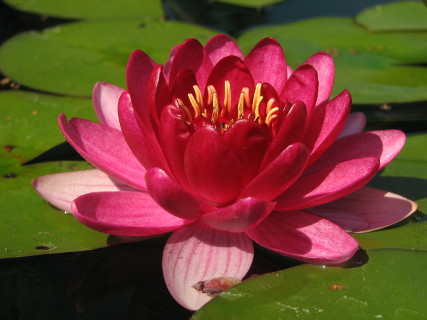
#> input picture lotus320.jpg, 427 x 320 px
$ python how_to_opencv.py
#> lines starting #> are read from the running program, lines starting #| are printed output that depends on the picture; after the words box and inside, x2 and y2 are one past the last pixel; in counts of white or black regions, pixels touching at a corner belong together
# kurze Einfuehrung in OpenCV
# siehe: https://www.youtube.com/watch?v=oXlwWbU8l2o

import cv2 as cv
import numpy as np
import matplotlib.pyplot as plt

#img =cv.imread('messi5.jpg', 0)
#testSnap = cv.imread('t2_Depth.png')
#cv.imshow('t2', testSnap[:,:,1])

# Bilder oeffnen und anzeigen
img = cv.imread('lotus320.jpg')
#> img is the input picture: shape (320, 427, 3); mean B, G, R 45.8, 67.9, 112.3
cv.imshow('flower', img)

# Edge detection
edg = cv.Canny(img, 100, 100)
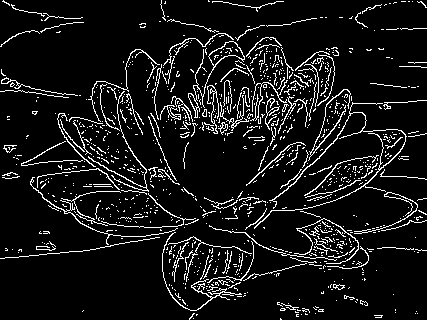
#> edg: shape (320, 427); 8.8% white in thin lines or dots
cv.imshow('edges', edg)

# Konvertierung in Grayscale
gray_img = cv.cvtColor(img, cv.COLOR_RGB2GRAY)
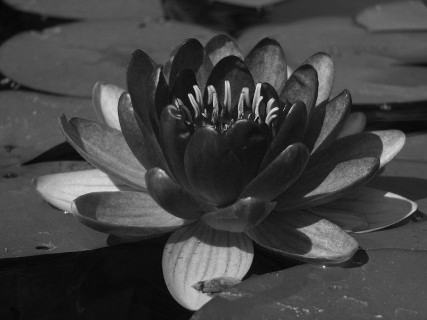
#> gray_img: shape (320, 427); min 4, max 245, mean 66.4
cv.imshow('gray', gray_img)

# filtern und neu skalieren
bin_img = np.where(gray_img<100, 0, gray_img)
cv.imshow('bin_img', bin_img)
# neu skalieren
#????

gray_edg = cv.Canny(gray_img, 100, 125)
#> gray_edg: shape (320, 427); 6% white in thin lines or dots
cv.imshow('gray_edg', gray_edg)

# blur
gray_img_blured = cv.GaussianBlur(gray_img, (3, 3), cv.BORDER_CONSTANT)
gray_edg_blured = cv.Canny(gray_img_blured, 100, 100)
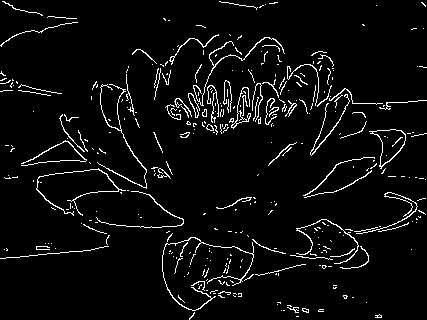
#> gray_edg_blured: shape (320, 427); 4.8% white in thin lines or dots
cv.imshow('gray_edg_blured', gray_edg_blured)

# [8 lines of commented-out code are left out]
contours, hierarchy = cv.findContours(gray_edg, cv.RETR_LIST, cv.CHAIN_APPROX_SIMPLE)
#> contours = 459 contours, 437 with area under 20; largest, box (x1, y1, x2, y2) and area: (21, 140, 95, 167) 678, (21, 141, 87, 166) 642, (188, 37, 285, 118) 512, (208, 41, 245, 66) 350, (168, 218, 369, 286) 180
# CHAIN_APPROX_SIMPLE: gibt nur die beiden Endpunkten einer Gerade aus, anstatt die einzelnen Punkten entlang der Gerade
print(len(contours), ' contours were found!')
#| 459  contours were found!
contour_img = img*0
#> contour_img: shape (320, 427, 3); every value is 0
mask = cv.drawContours(contour_img, contours, -1, (0, 0, 255), 2)
cv.imshow('contours', contour_img)

# Threshold
# https://docs.opencv.org/4.5.2/d7/d4d/tutorial_py_thresholding.html
cv.threshold(gray_img, 125, 255, cv.THRESH_BINARY)
# Gray image: 0 ist Schwarz, 255 ist Weiß
# THRESH_BINARY: entweder schwarz oder weiß
# THRESH_TRUNC: alle zu helle Stellen (große Grauwerte) werden zu einem Maximalwert gesetzt
# THRESH_TOZERO: alle zu dunklen Stellen werden schwarz
ret, thresh3 = cv.threshold(gray_img, 50, 255, cv.THRESH_TRUNC)
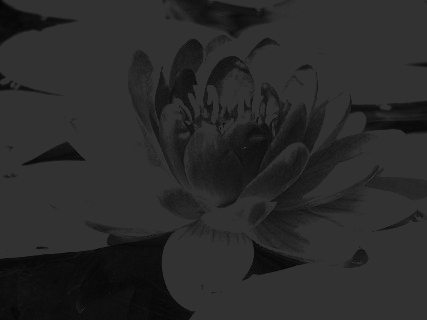
#> thresh3: shape (320, 427); min 4, max 50, mean 41.6
cv.imshow('TRUNC', thresh3)
ret, thresh4 = cv.threshold(gray_img, 127, 255, cv.THRESH_TOZERO)
# adaptive Thresholding
# ...


# Color Sapces
# BGR is the default open cv format
# cv.COLOR_GRAY2BGR: will change single channel image to 3-channel image.
# When converting color image to gray image, all color information will be gone and not recoverable!

# smoothing and bluring
# Gaussian
# Average
# Median Blur
median = cv.medianBlur(img, 5)
cv.imshow('median Blur', median)

# Bilateral: aehnlcih zu Gaussian. heißt bilateral, weil nicht nur Pixelwerte, aber auch Nachbarschaften werden berücksichtigt.
# https://en.wikipedia.org/wiki/Bilateral_filter
# eignet sich sehr gut zur Nois-Reduktion
bil = cv.bilateralFilter(img, 5, 15, 15)
cv.imshow('bilateral filter', bil)

# Masking
blank = gray_img*0
#> blank: shape (320, 427); every value is 0
myMask = cv.circle(blank, (img.shape[0]//2, img.shape[1]//2), 100, 255, -1)
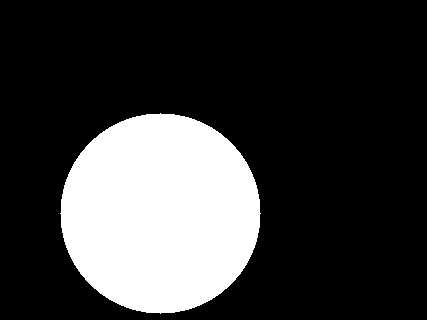
#> myMask: shape (320, 427); 23% white; 1 white region, box (x1, y1, x2, y2) and area: (60, 113, 261, 314) 31417
myMasked = cv.bitwise_and(img, img, mask=myMask)
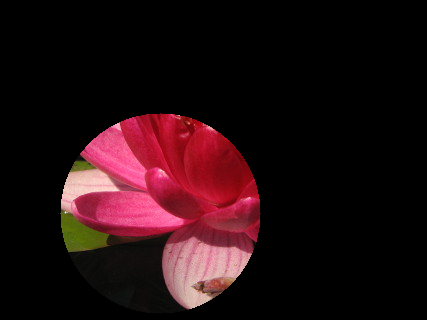
#> myMasked: shape (320, 427, 3); mean B, G, R 16, 12.9, 34.5
cv.imshow('myMasked', myMasked)

# Histogram
gray_hist = cv.calcHist([gray_img], [0], None, [120], [0, 256])
#> gray_hist = 120 values, max 7499 at index 37, min 0 at index 0, mean 1138.7
plt.figure()
plt.title('gray histogram')
plt.xlabel('bins')
plt.ylabel('# of pixels')
#plt.xlim()
plt.plot(gray_hist)
plt.show()
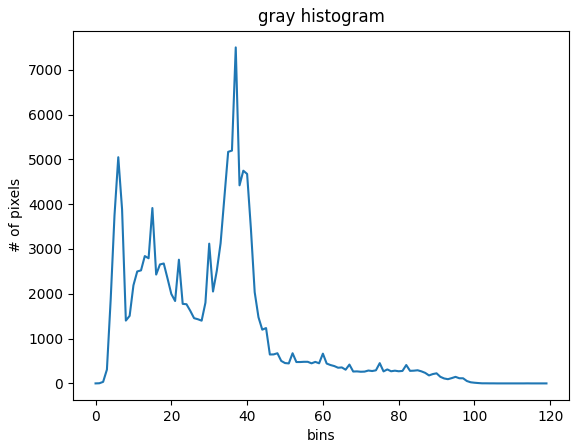
#> figure drawn by matplotlib, 1 panel; curve peaks at x = 37, y = 7499

#


cv.waitKey(0)

$ run again, with coins.png saved as lotus320.jpg
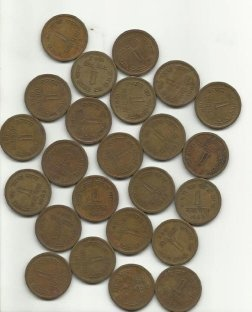
#> input picture coins.png, 252 x 312 px
#> img is the input picture: shape (312, 252, 3); mean B, G, R 136.3, 153.2, 161.4
#> `edg = cv.Canny(img, 100, 100)`:
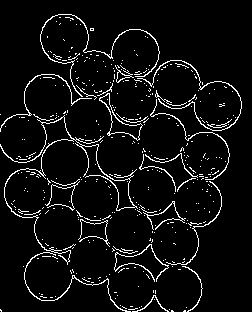
#> edg: shape (312, 252); 5.9% white in thin lines or dots
#> gray_edg: shape (312, 252); 5.1% white in thin lines or dots
#> gray_edg_blured: shape (312, 252); 4.2% white in thin lines or dots
#> contours = 160 contours, 145 with area under 20; largest, box (x1, y1, x2, y2) and area: (45, 183, 78, 211) 419, (47, 184, 75, 210) 410, (0, 115, 138, 312) 183, (137, 60, 242, 131) 79, (112, 244, 169, 282) 52
#| 160  contours were found!
#> contour_img: shape (312, 252, 3); every value is 0
#> blank: shape (312, 252); every value is 0
#> myMask: shape (312, 252); 39.7% white; 1 white region, box (x1, y1, x2, y2) and area: (56, 26, 252, 227) 31242
#> gray_hist = 120 values, max 7230 at index 37, min 0 at index 0, mean 655.2
#> `plt.show()`:
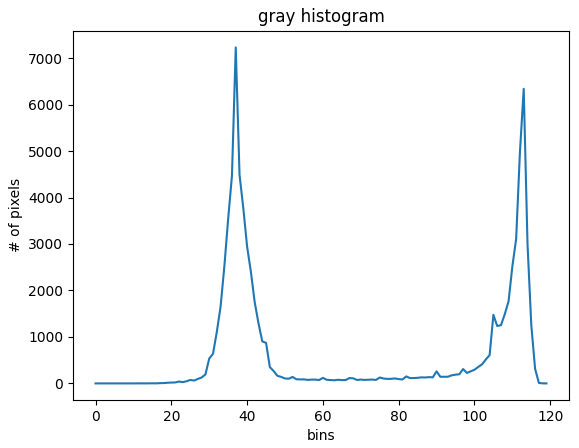
#> figure drawn by matplotlib, 1 panel; curve peaks at x = 37, y = 7230
